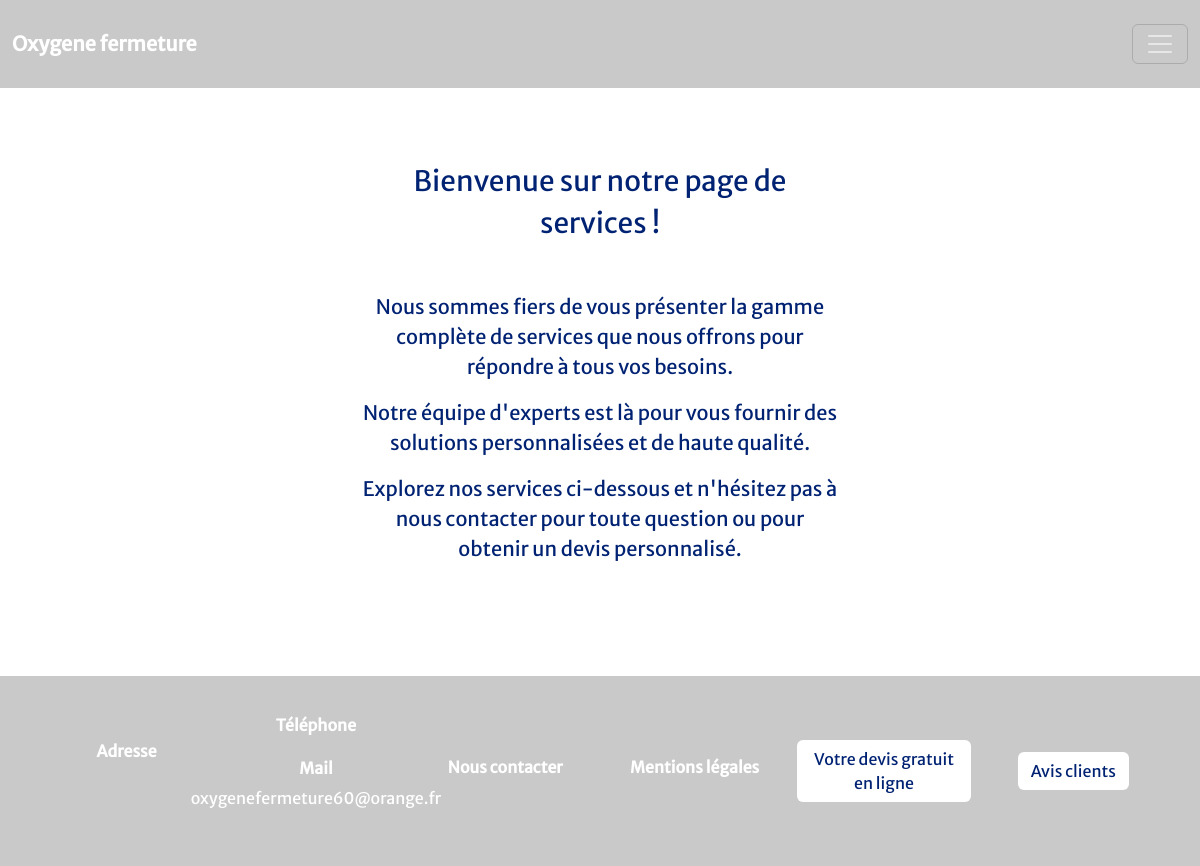
The page /index.php?action=listeServices on the database as committed earlier.
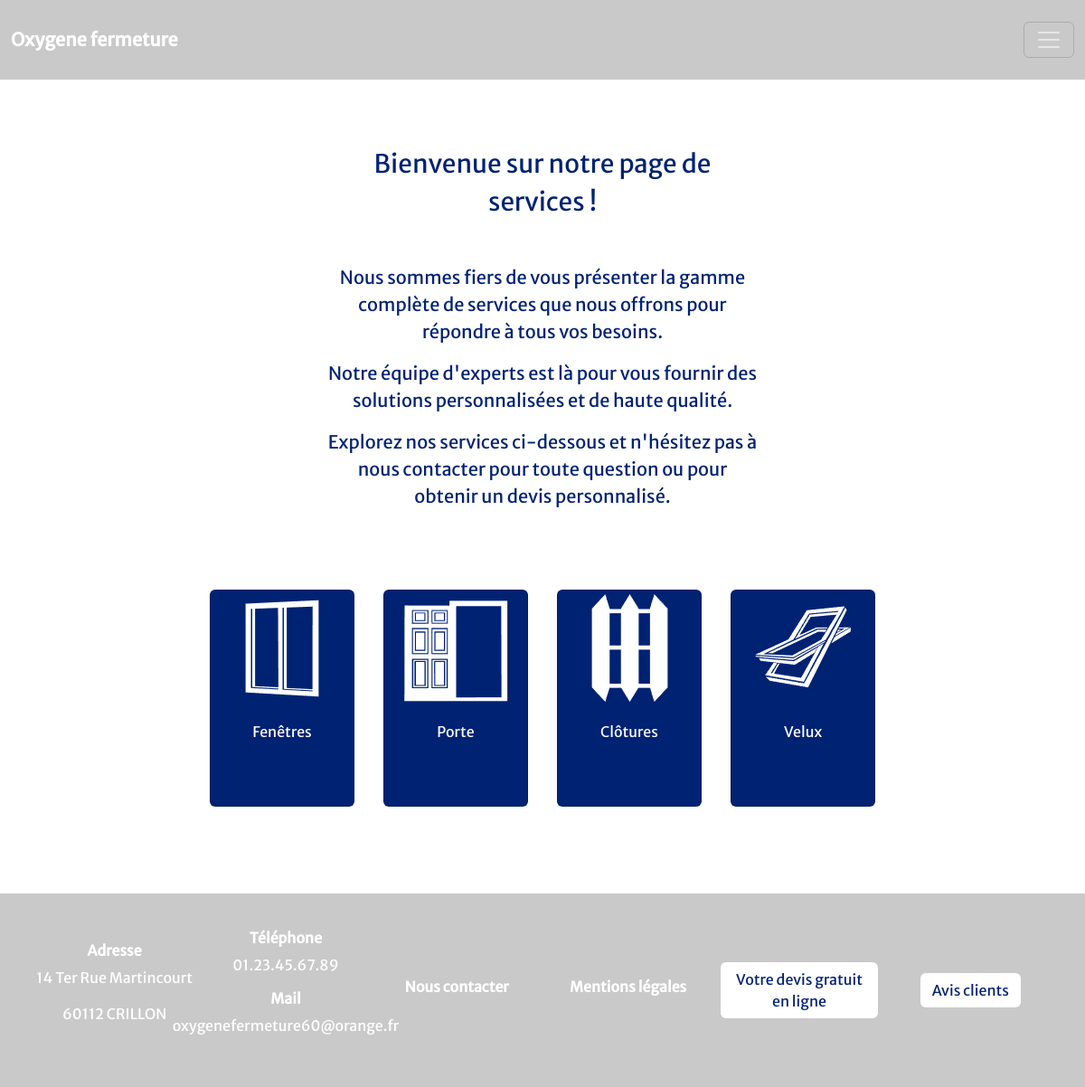
The same page on the database as committed later.
### tables this page shows
CREATE TABLE IF NOT EXISTS `services` (
  `identifiantService` int NOT NULL AUTO_INCREMENT,
  `nomService` varchar(100) NOT NULL,
  `imageService` varchar(100) NOT NULL,
  PRIMARY KEY (`identifiantService`)
);

CREATE TABLE IF NOT EXISTS `information_entreprise` (
  `identifiantEntreprise` int NOT NULL AUTO_INCREMENT,
  `telephoneEntreprise` varchar(15) NOT NULL,
  `adresseEntreprise` varchar(100) NOT NULL,
  `codePostalEntreprise` varchar(10) NOT NULL,
  `villeEntreprise` varchar(50) NOT NULL,
  PRIMARY KEY (`identifiantEntreprise`)
);

### modeles/modele.inc.php (called while the page is built, shortened)
<?php
    function getConnexion(){
        $dsn ="mysql:host=$host;dbname=$bdd;";
        return new PDO($dsn, $login, $password, array(PDO::ATTR_ERRMODE => PDO::ERRMODE_EXCEPTION));
    }
    function getServices() {
        $connexion = getConnexion();
        $sql = "SELECT identifiantService as id, nomService as nom, imageService as image FROM services";
        $resultat = $connexion->query($sql);
        return $resultat->fetchAll(PDO::FETCH_ASSOC);
    }
    function getInformationEntreprise() {
        $connexion = getConnexion();
        $sql = "SELECT * FROM information_entreprise WHERE identifiantEntreprise = 1";
        $requete = $connexion->query($sql);
        return $requete->fetch(PDO::FETCH_ASSOC);
    }

### vues/vueHeader.php (the view, shortened to what the changed rows need)
<!DOCTYPE html>
<html lang="fr">
<head>
    <link href='https://cdn.jsdelivr.net/npm/bootstrap@5.3.2/dist/css/bootstrap.min.css' rel='stylesheet'>
    <link rel="stylesheet" href="https://cdn.jsdelivr.net/npm/bootstrap-icons@1.11.3/font/bootstrap-icons.css">
    <link href="https://cdnjs.cloudflare.com/ajax/libs/lightbox2/2.11.3/css/lightbox.min.css" rel="stylesheet">
    <link rel="stylesheet" href="https://cdn.jsdelivr.net/npm/bootstrap-table@1.22.6/dist/bootstrap-table.min.css">
    <link rel="stylesheet" href="./style/style.css">
</head>
<body>
    <main class="container-fluid contenu d-flex justify-content-center flex-column align-items-center flex-grow-1">

### vues/vueFooter.php (shortened to what the changed rows need)
</main>
 <?php
if ($action === "connexion" || $action === "connexionMAJ") {
?>
<footer>
</footer>
<?php
} else {
?>
<footer class="monFooter ">
    <div class="p-4">
        <div class="row row-cols-1 row-cols-sm-2 row-cols-md-3 row-cols-lg-3 row-cols-xl-6 g-3">
        <div class="col">
            <h6 class="fs-6 fw-bold">
                Adresse
            </h6>
            <p>
                <span><?= htmlspecialchars($infoEntreprise['adresseEntreprise']); ?></span>
            </p>
            <p>
                <span><?= htmlspecialchars($infoEntreprise['codePostalEntreprise']); ?> <?= htmlspecialchars($infoEntreprise['villeEntreprise']); ?></span>
            </p>
        </div>
        <div class="col">
            <h6 class="fs-6 fw-bold">
                Téléphone
            </h6>
            <p>
                <span><?= htmlspecialchars($infoEntreprise['telephoneEntreprise']); ?></span>
            </p>
            <h6 class="fs-6 fw-bold">
                Mail
            </h6>
            <p>
                <span class="fs-6">oxygenefermeture60@orange.fr</span>
            </p>
        </div>
        <div class="col">
            <h6 class="fs-6 fw-bold">
                <a class="text-decoration-none text-white" href="index.php?action=nousContacter">Nous contacter</a>
            </h6>
        </div>
        <div class="col">
            <h6 class="fs-6 fw-bold">
                <a class="text-decoration-none text-white" href="index.php?action=mentionsLegales">Mentions légales</a>
            </h6>
        </div>
        <div class="col">
            <a href="index.php?action=devis" class="btn bouton" role="button" aria-pressed="true">Votre devis gratuit en ligne</a>
        </div>
        <div class="col">
            <a href="index.php?action=avis" class="btn bouton" role="button" aria-pressed="true">Avis clients</a>
        </div>
        </div>
    </div>
</footer>
<?php
}
?>
</body>
</html>

### vues/vueListeService.php (shortened to what the changed rows need)
<div class="container d-flex justify-content-center flex-column align-items-center">
    <div class="d-flex row row-cols-1 row-cols-md- g-4 d-flex justify-content-center align-items-center my-5">
        <?php foreach ($services as $service) { ?>
            <div class="card grandeCarte mb-5 text-white text-center mx-3" style="width: 10rem; height: 15rem;">
                <a href="index.php?action=detailService&id=<?= htmlspecialchars($service['id']); ?>" class="lienCarte stretched-link">
                    <img src="<?= htmlspecialchars($service['image']); ?>" class="card-img-top" alt="Service" style="width: 128px; height: 128px; object-fit: cover;">
                    <div class="card-body">
                        <p class="card-text"><?= htmlspecialchars($service['nom']); ?></p>
                    </div>
                </a>
            </div>
        <?php } ?>
    </div>
</div>

Rows that differ between the two databases and show on the page:
added services: imageService (picture), nomService "Fenêtres"
added services: imageService (picture), nomService "Porte"
added services: imageService (picture), nomService "Clôtures"
added services: imageService (picture), nomService "Velux"
added information_entreprise: adresseEntreprise "14 Ter Rue Martincourt", codePostalEntreprise "60112", villeEntreprise "CRILLON", telephoneEntreprise "01.23.45.67.89"
